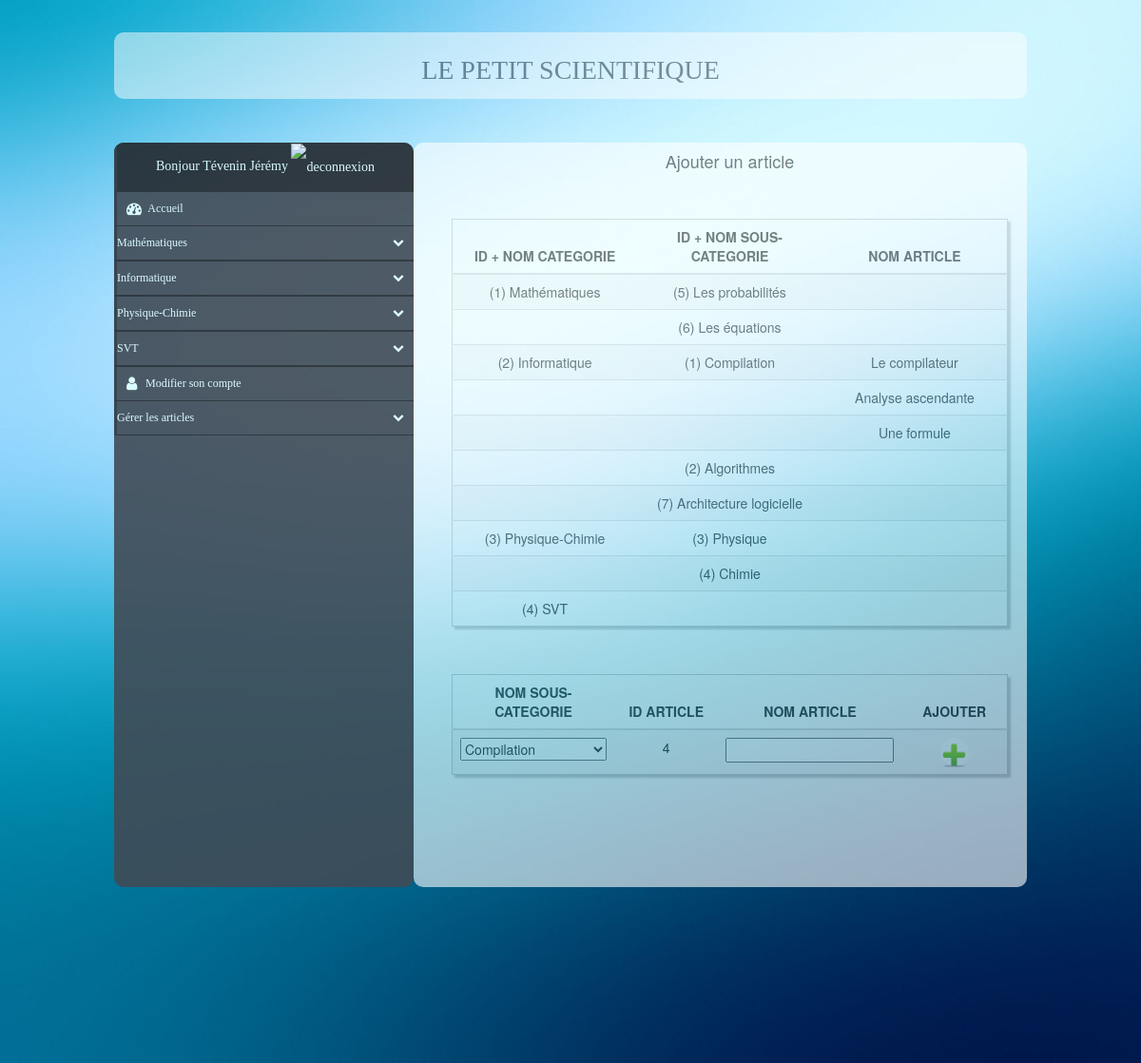
/lepetitscientifique?ajouterArticle (signed in), run on the app's committed database.
### tables this page shows
CREATE TABLE `categorie` (
  `id_categ` int(11) NOT NULL,
  `nom_categ` varchar(40) NOT NULL
);

CREATE TABLE `souscategorie` (
  `id_categ` int(11) NOT NULL,
  `id_souscateg` int(11) NOT NULL,
  `nom_souscateg` varchar(35) NOT NULL
);

CREATE TABLE `article` (
  `id_souscateg` int(11) NOT NULL,
  `id_article` int(11) NOT NULL,
  `id_auteur` int(11) NOT NULL,
  `date` date NOT NULL,
  `nom_article` varchar(50) NOT NULL,
  `repertoire` varchar(45) NOT NULL,
  `url` varchar(45) NOT NULL
);

### categorieModel.php (called while the page is built, shortened)
<?php
class Categorie {
	private $_db;
	public function __construct() 	{
		try {
			$this->_db = new PDO('mysql:host='.HOSTNAME.';dbname='.DBMENU, USER, PASSWD);
		} catch (PDOException $e) {
			print 'Error!: ' . $e_>getMessage() . '<br/>';
			die();
		}
	}
	public function getCategories() {
		$query = "SELECT * FROM categorie";
		$request = $this->_db->prepare($query);
		$request->execute();
		$data = $request->fetchAll();
		return $data;
	}
}
?>

### sousCategorieModel.php (called while the page is built, shortened)
<?php
class SousCategorie {
	private $_db;
	public function __construct() 	{
		try {
			$this->_db = new PDO('mysql:host='.HOSTNAME.';dbname='.DBMENU, USER, PASSWD);
		} catch (PDOException $e) {
			print 'Error!: ' . $e_>getMessage() . '<br/>';
			die();
		}
	}
	public function getSousCategories() {
		$query = "SELECT * FROM souscategorie";
		$request = $this->_db->prepare($query);
		$request->execute();
		return $request->fetchAll();
	}
}
?>

### articleModel.php (called while the page is built, shortened)
<?php
class Article {
	private $_db;
	public function __construct() 	{
		try {
			$this->_db = new PDO('mysql:host='.HOSTNAME.';dbname='.DBMENU, USER, PASSWD);
		} catch (PDOException $e) {
			print 'Error!: ' . $e_>getMessage() . '<br/>';
			die();
		}
	}
	public function getArticles() {
		$query = "SELECT * FROM article";
		$request = $this->_db->prepare($query);
		$request->execute();
		return $request->fetchAll();
	}
}
?>

### vueGestionArticle.php (the view, shortened to what this page needs)
<?php
function ajouterArticle($dataCateg, $dataSousCateg, $dataArticle) {
	echo "			<h4>Ajouter un article</h4>\n";
	echo "			<div class=\"custyle\">\n";
	if ((isset($_GET['insert_id_article']) && isset($_GET['insert_nom_article'])) ||
			(isset($_POST['insert_id_article']) && isset($_POST['insert_nom_article']))) {
?>
		<form method="post" action="creerArticle.php">
			<h2>Créer une page</h2>
<?php
			$id = $_GET['insert_id_article'];
			$nom = $_GET['insert_nom_article'];
			echo "				<input type=\"hidden\" name=\"ajouterArticle\" />\n";
			echo "				<input type=\"hidden\" name=\"insert_id_article\" value=\"$id\"/>\n";
			echo "				<input type=\"hidden\" name=\"insert_nom_article\" value=\"$nom\"/>\n";
?>
			<label>
				<textarea name="textarea" id="textarea"></textarea>
				<script type="text/javascript">
					CKEDITOR.replace( 'textarea' );
				</script>
			</label>
			<br>
			<button class="btn btn-primary btn-block btn-signin" type="submit" name="creerArticle" value="Créer la page">Créer la page</button>
		</form>
<?php
	} else {
		echo "				<table class=\"table table-striped custab\">\n";
		echo "					<thead>\n";
		echo "						<tr>\n";
		echo "							<th> ID + NOM CATEGORIE      </th>\n";
		echo "							<th> ID + NOM SOUS-CATEGORIE </th>\n";
		echo "							<th> NOM ARTICLE             </th>\n";
		echo "						</tr>\n";
		echo "					</thead>\n";
		$dernierId = 0;
		foreach($dataCateg as $tuple) {
			echo "					<tr>\n";
			echo "						<td>\n";
			echo "							(".$tuple['id_categ'].") ".$tuple['nom_categ']."\n";
			echo "						</td>\n";
			$bool1 = false;
			foreach($dataSousCateg as $stuple) {
				if ($tuple['id_categ'] == $stuple['id_categ']) {
					if ($bool1) {
						echo "						<td></td>\n";
					}
					echo "						<td>\n";
					echo "							(".$stuple['id_souscateg'].") ".$stuple['nom_souscateg']."\n";
					echo "						</td>\n";
					$bool1 = true;
					$bool2 = false;
					foreach($dataArticle as $atuple) {
						if ($stuple['id_souscateg'] == $atuple['id_souscateg']) {
							if ($bool2) {
								echo "						<td></td>\n";
								echo "						<td></td>\n";
							}
							echo "						<td>\n";
							echo "							".$atuple['nom_article']."\n";
							echo "						</td>\n";
							echo "					</tr>\n";
							$bool2 = true;
						}
						$dernierId = $atuple['id_article'] + 1;
					}
					if (!$bool2) {
						echo "						<td></td>\n";
						echo "					</tr>\n";
					}
				}
			}
			if (!$bool1) {
				echo "						<td></td>\n";
				echo "						<td></td>\n";
				echo "					</tr>\n";
			}
		}
		echo "				</table>\n";
		echo "					<form action=\"lepetitscientifique\" method=\"get\">\n";
		echo "					<table class=\"table table-striped custab\">\n";
		echo "					<thead>\n";
		echo "						<tr>\n";
		echo "							<th> NOM SOUS-CATEGORIE </th>\n";
		echo "							<th> ID ARTICLE 	    </th>\n";
		echo "							<th> NOM ARTICLE	    </th>\n";
		echo "							<th> AJOUTER		    </th>\n";
		echo "						</tr>\n";
		echo "					</thead>\n";
		echo "						<tr>\n";
		echo "								<td>\n";
		echo "				<select name=insert_id_souscateg>\n";
		foreach($dataSousCateg as $n) {
			echo "				<option value=".$n['id_souscateg'].">".$n['nom_souscateg']."</option>\n";
		}
		echo "								</td>\n";
		echo "								<td> $dernierId <input type=\"hidden\" name=\"insert_id_article\" value=\"$dernierId\">	</td>\n";
		echo "								<td> <input type=\"text\" name=\"insert_nom_article\" required=required pattern=\"([\'-A-zÀ-ž\s]){3,}\"></td>\n";
		echo "								<td><button class=\"btn btn-default btn-circle\" type=\"submit\"><img width=\"25px\" height=\"25px\" src=\"images/ajout.png\"/></button></td>\n";
		echo "							</tr>\n";
		echo "						</table>\n";
		echo "					</form>\n";
		echo "				</div>\n";
	}
}
?>

### vueMenu.php (shortened to what this page needs)
<?php
function menu($dataCateg, $dataSousCateg, $dataArticle) {
	echo " 		<div class=\"nav-side-menu\">\n";
	echo "			<div class=\"menu-list\">\n";
	echo " 				<ul id=\"menu-content\" class=\"menu-content collapse out\">\n";
	echo " 					<li class=\"brand\">\n";
	if (isset($_SESSION['mail'])) {
		echo "						Bonjour ".$_SESSION['prenom']." ".$_SESSION['nom']."\n";
		echo "						<a href=\"deconnexion.php\"><img src=\"images/dec.png\" width=\"25\" height=\"25\" alt=\"deconnexion\"/></a>\n";
	}
	echo " 					</li>\n";
	echo " 					<li>\n";
	echo "						<a class=\"block\" href=\"lepetitscientifique.php\">\n";
	echo "							<i class=\"fa fa-dashboard fa-lg\"></i> Accueil\n";
	echo "						</a>\n";
	echo "					</li>\n";
	$cpt = 0;
	foreach($dataCateg as $nomCateg) {
		$cpt = $cpt + 1;
		echo " 					<li data-toggle=\"collapse\" data-target=\"#categ".$cpt."\" class=\"collapsed\">\n";
		echo "						".$nomCateg['nom_categ']." <span class=\"arrow\"></span>\n";
		echo " 					</li>\n";
		echo "					<li><ul class=\"sub-menu collapse\" id=\"categ".$cpt."\">\n";
		echo " 					</ul></li>\n";
	}
	if (isset($_SESSION['mail']) && $_SESSION['admin'] == 1) {
		echo " 				<li data-toggle=\"collapse\" data-target=\"#new\" class=\"collapsed \">\n";
		echo "					Gérer les catégories<span class=\"arrow\"></span>\n";
		echo " 					<ul class=\"sub-menu collapse\" id=\"new\">\n";
		echo " 						<li>\n";
		echo "							<a class=\"block\" href=\"lepetitscientifique?ajouterCateg\">Ajouter une catégorie</a>\n";
		echo "						</li>\n";
		echo " 						<li>\n";
		echo "							<a class=\"block\" href=\"lepetitscientifique?modifierCateg\">Modifier une catégorie</a>\n";
		echo "						</li>\n";
		echo " 						<li>\n";
		echo "							<a class=\"block\" href=\"lepetitscientifique?supprimerCateg\">Supprimer une catégorie</a>\n";
		echo "						</li>\n";
		echo "					</ul>\n";
		echo "				</li>\n";
		echo " 				<li data-toggle=\"collapse\" data-target=\"#new1\" class=\"collapsed \">\n";
		echo "					Gérer les sous-catégories<span class=\"arrow\"></span>\n";
		echo " 					<ul class=\"sub-menu collapse\" id=\"new1\">\n";
		echo " 						<li>\n";
		echo "							<a class=\"block\" href=\"lepetitscientifique?ajouterSousCateg\">Ajouter une sous-categorie</a>\n";
		echo "						</li>\n";
		echo " 						<li>\n";
		echo "							<a class=\"block\" href=\"lepetitscientifique?modifierSousCateg\">Modifier une sous-categorie</a>\n";
		echo "						</li>\n";
		echo " 						<li>\n";
		echo "							<a class=\"block\" href=\"lepetitscientifique?supprimerSousCateg\">Supprimer une sous-categorie</a>\n";
		echo "						</li>\n";
		echo "					</ul>\n";
		echo "				</li>\n";
		echo " 					<li>\n";
		echo "						<a href=\"lepetitscientifique?supprimerAuteur\">Supprimer un auteur</a>\n";
		echo "					</li>\n";
	} else if (isset($_SESSION['mail'])) {
		echo " 					<li>\n";
		echo "						<a class=\"block\" href=\"lepetitscientifique?modifierAuteur\"><i class=\"fa fa-user fa-lg\"></i>Modifier son compte</a>\n";
		echo "					</li>\n";
		echo " 					<li data-toggle=\"collapse\" data-target=\"#new2\" class=\"collapsed \">\n";
		echo "						Gérer les articles<span class=\"arrow\"></span>\n";
		echo "					</li>\n";
	}
	echo " 				</ul>\n";
	echo " 			</div>\n";
	echo " 		</div>\n";
}
?>

### style.css (style rules this page uses)
.btn-circle { width: 30px; height: 30px; text-align: center; padding: 6px 0; font-size: 12px; line-height: 1.428571429; border-radius: 15px; border: none; }
h4 { margin-top: 10px; text-align: center; }
.centre td, th, tr { width: 120px; height: 30px; text-align: center; }
table { left: 300px; top: 150px; border: none; }
thead { font-weight: bold; }
.custyle { margin-right: 40px; margin-bottom: 140px; }
.custab { border: 1px solid #ccc; padding: 5px; margin-left: 20px; margin-top: 50px; overflow: auto; box-shadow: 3px 3px 2px #ccc; transition: 0.5s; }
a.block { display:inline-block; width: 83%; }
.nav-side-menu { opacity: 0.90; position: fixed; overflow: auto; font-family: verdana; font-size: 12px; font-weight: 200; background-color: #414b56; z-index: 1; left: 10%; top: 150px; width: 315px; height: 70%; color: #e1ffff; border-radius: 10px; }
.nav-side-menu .brand { background-color: #23282e; line-height: 50px; display: block; text-align: center; font-size: 14px; }
.nav-side-menu ul, .nav-side-menu li { list-style: none; padding: 0px; margin: 0px; line-height: 35px; cursor: pointer; }
.nav-side-menu li { padding-left: 0px; border-left: 3px solid #2e353d; border-bottom: 1px solid #23282e; }
.nav-side-menu li a { text-decoration: none; color: #e1ffff; }
.nav-side-menu li a i { padding-left: 10px; width: 20px; padding-right: 20px; }
@media (min-width: 767px) { .nav-side-menu .menu-list .menu-content { display: block; } }
body { margin: 0px; padding: 0px; background: url(images/fond2.jpeg) 0px center no-repeat; }

### data on the page
categorie: nom_categ "Mathématiques", id_categ "1"
categorie: nom_categ "Informatique", id_categ "2"
categorie: nom_categ "Physique-Chimie", id_categ "3"
categorie: nom_categ "SVT", id_categ "4"
souscategorie: id_souscateg "5", nom_souscateg "Les probabilités"
souscategorie: id_souscateg "6", nom_souscateg "Les équations"
souscategorie: id_souscateg "1", nom_souscateg "Compilation"
article: nom_article "Le compilateur"
article: nom_article "Analyse ascendante"
article: nom_article "Une formule", id_article "4"
souscategorie: id_souscateg "2", nom_souscateg "Algorithmes"
souscategorie: id_souscateg "7", nom_souscateg "Architecture logicielle"
souscategorie: id_souscateg "3", nom_souscateg "Physique"
souscategorie: id_souscateg "4", nom_souscateg "Chimie"

### other printed values
$_SESSION['prenom'] "Tévenin"
$_SESSION['nom'] "Jérémy"
form field insert_id_souscateg "Compilation"
